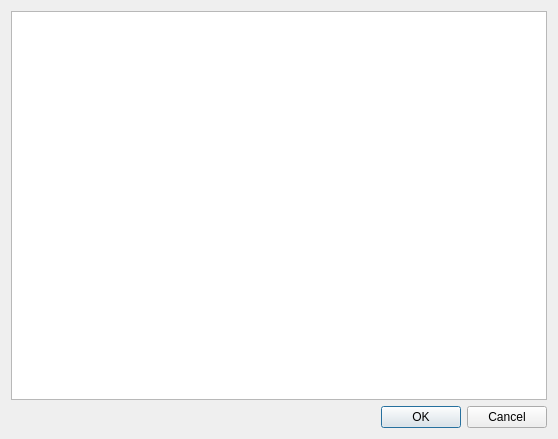
<ui version="4.0" >
 <class>SqlQueryResultsDialog</class>
 <widget class="QDialog" name="SqlQueryResultsDialog" >
  <property name="geometry" >
   <rect>
    <x>0</x>
    <y>0</y>
    <width>558</width>
    <height>439</height>
   </rect>
  </property>
  <property name="windowTitle" >
   <string>Query Results</string>
  </property>
  <property name="modal" >
   <bool>true</bool>
  </property>
  <layout class="QGridLayout" name="gridLayout" >
   <item row="0" column="0" >
    <widget class="QTableView" name="tableViewQueryResults" />
   </item>
   <item row="1" column="0" >
    <widget class="QDialogButtonBox" name="buttonBox" >
     <property name="orientation" >
      <enum>Qt::Horizontal</enum>
     </property>
     <property name="standardButtons" >
      <set>QDialogButtonBox::Cancel|QDialogButtonBox::Ok</set>
     </property>
    </widget>
   </item>
  </layout>
 </widget>
 <resources/>
 <connections>
  <connection>
   <sender>buttonBox</sender>
   <signal>accepted()</signal>
   <receiver>SqlQueryResultsDialog</receiver>
   <slot>accept()</slot>
   <hints>
    <hint type="sourcelabel" >
     <x>248</x>
     <y>254</y>
    </hint>
    <hint type="destinationlabel" >
     <x>157</x>
     <y>274</y>
    </hint>
   </hints>
  </connection>
  <connection>
   <sender>buttonBox</sender>
   <signal>rejected()</signal>
   <receiver>SqlQueryResultsDialog</receiver>
   <slot>reject()</slot>
   <hints>
    <hint type="sourcelabel" >
     <x>316</x>
     <y>260</y>
    </hint>
    <hint type="destinationlabel" >
     <x>286</x>
     <y>274</y>
    </hint>
   </hints>
  </connection>
 </connections>
</ui>
